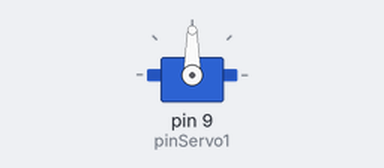
Recording of a sketch running on a simulated Arduino Uno, built with avr-gcc and run on an emulated ATmega328P. On the bench: servo.

Above: at 1.05 s.
At 2.5 s:
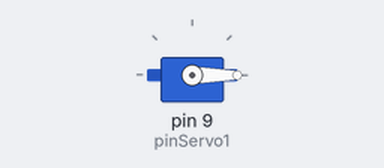
At 4.0 s:
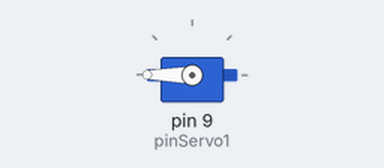
Timing chart, 0 to 7.9 s (numbered marks = the images above):
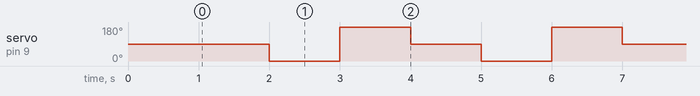

Measured:
- by itself, servo on pin 9 (pinServo1): repeats every 3.0 s: 180° 1.0 s, 90° 1.0 s, 0° 1.0 s

The sketch:

Standard_Servo_Example.ino
```cpp
// This Example code is for use with the Controlling a Standard Servomotor exercise
//

// Include the servo library to allow for connection and control of servo motors
#include <Servo.h>

// define the macro pinServo1 as 9, to use for connecting the servo to pin 9
#define pinServo1 9

// Declare a servo motor class variable servo 1
Servo servo1;

// -------------------------------------
// Setup function
void setup()
{
  // "attach"  servo 1 to the defined pin
  servo1.attach(pinServo1);

  // set the neutral, centre, position for the servo
  servo1.write(90);

  // Alternte command for setting the neutral position
  //servo1.writeMicroseconds(1500);

  // wait until the servo has moved into position, (1000ms is more time than needed)
  delay(1000);
}

// -------------------------------------
// Loop Function
void loop()
{
  // start from the nuetral position, (90 degrees from the fully clockwise position)
  servo1.write(90);
  //servo1.writeMicroseconds(1500);  // Alternate Command

  // wait until the servo has moved into position
  delay(1000);

  // move to  0 degrees, (fully clockwise)
  servo1.write(0);
  //servo1.writeMicroseconds(500);  // Alternate Command

  // wait until the servo has moved into position
  delay(1000);

  // move to 180 degrees, (fully anti cloclwise position)
  servo1.write(180);
  //servo1.writeMicroseconds(2500);  // Alternate Command

  // wait until the servo has moved into position
  delay(1000);

}
```
